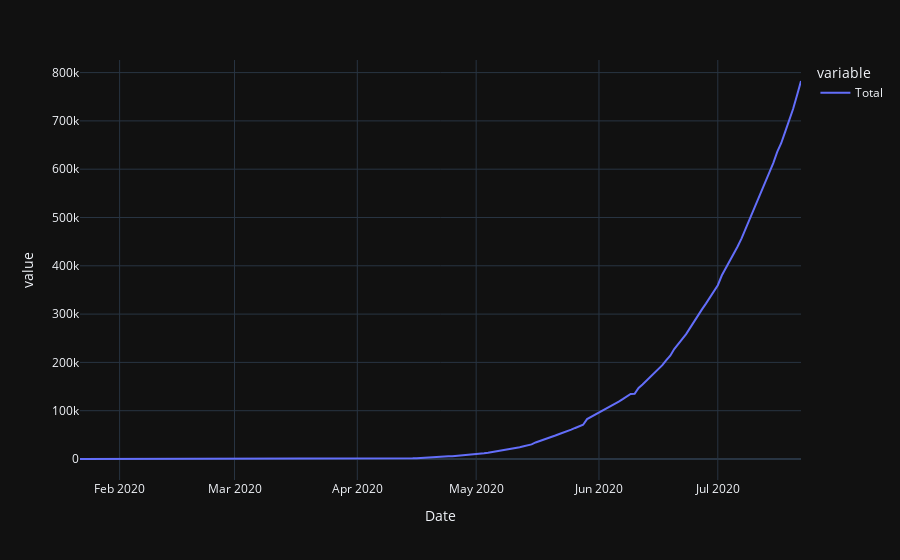

This figure's notebook cell:
### Code cell
# Plotting the Data
px.line(data, template = 'plotly_dark')

### Figure 1 — Plotly figure (JSON) as saved in the notebook; plotly's stock layout.template omitted (floating-point values rounded to 4 significant figures; data arrays with more than 128 entries replaced by an {"elided": "..."} marker saying what was removed)
{"data": [{"hovertemplate": "variable=Total<br>Date=%{x}<br>value=%{y}<extra></extra>", "legendgroup": "Total", "line": {"color": "#636efa", "dash": "solid"}, "mode": "lines", "name": "Total", "orientation": "v", "showlegend": true, "type": "scatter", "x": {"elided": "183 str values"}, "xaxis": "x", "y": {"elided": "183 int values"}, "yaxis": "y"}], "layout": {"autosize": true, "legend": {"title": {"text": "variable"}, "tracegroupgap": 0}, "margin": {"t": 60}, "xaxis": {"anchor": "y", "autorange": true, "domain": [0, 1], "range": ["2020-01-22", "2020-07-22"], "title": {"text": "Date"}, "type": "date"}, "yaxis": {"anchor": "x", "autorange": true, "domain": [0, 1], "range": [-43480.0, 826100.0], "title": {"text": "value"}, "type": "linear"}}}
